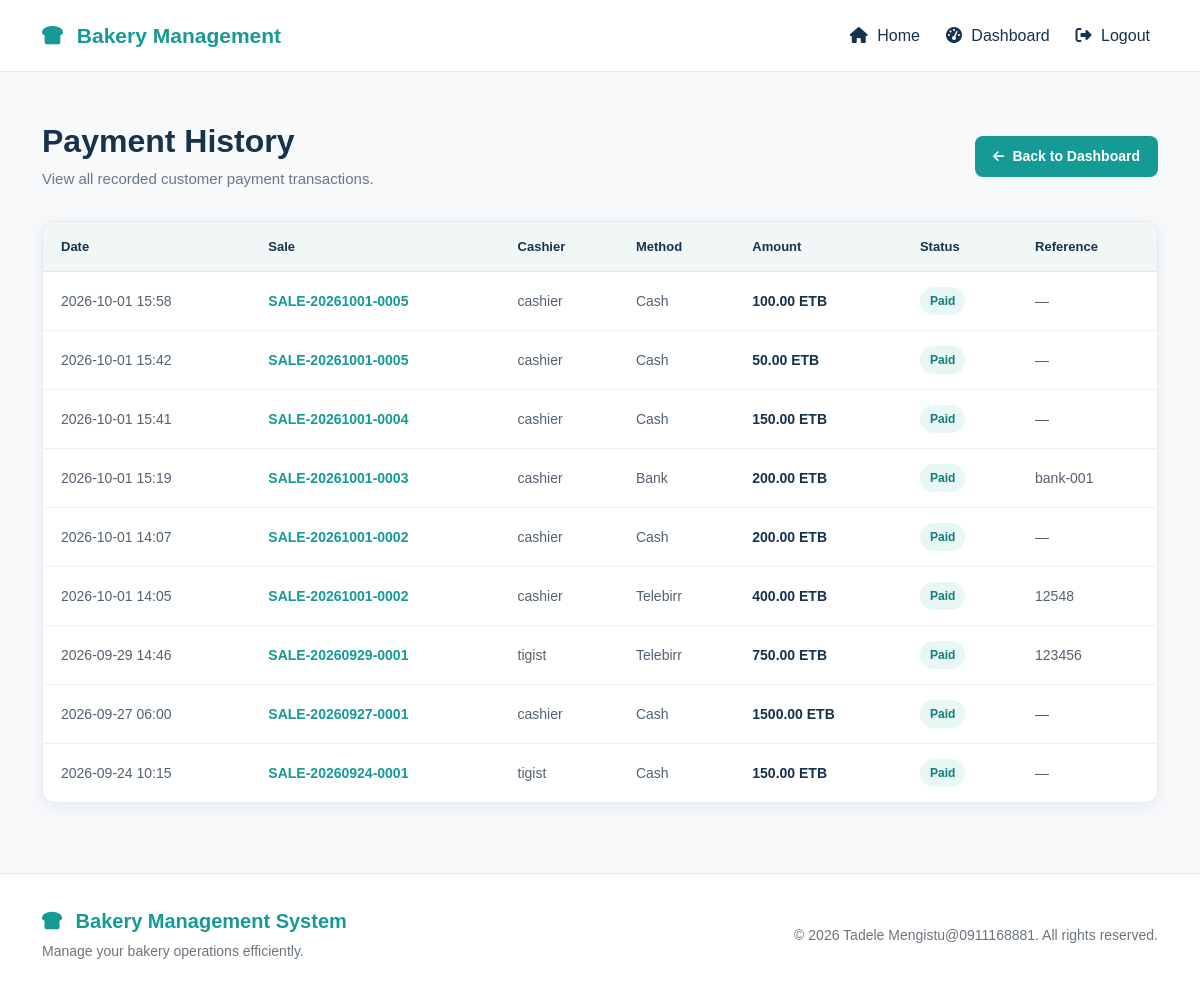
Page /payment-history/ (signed in) on the committed database.
### bekapp/models.py (models this page shows, shortened)
class Payment(models.Model):
    class Method(models.TextChoices):
        CASH = "CASH", "Cash"
        TELEBIRR = "TELEBIRR", "Telebirr"
        BANK = "BANK", "Bank"
    class Status(models.TextChoices):
        PENDING = "PENDING", "Pending"
        PAID = "PAID", "Paid"
        FAILED = "FAILED", "Failed"
        REFUNDED = "REFUNDED", "Refunded"
    sale = models.ForeignKey(
        Sale,
        on_delete=models.CASCADE,
        related_name="payments",
    )
    method = models.CharField(
        max_length=20,
        choices=Method.choices,
    )
    amount = models.DecimalField(
        max_digits=12,
        decimal_places=2,
    )
    reference_number = models.CharField(
        max_length=100,
        blank=True,
    )
    status = models.CharField(
        max_length=20,
        choices=Status.choices,
        default=Status.PENDING,
    )
    payment_date = models.DateTimeField(
        auto_now_add=True,
    )
    notes = models.TextField(blank=True)
    recorded_by = models.ForeignKey(
        User,
        on_delete=models.PROTECT,
        related_name="payments_recorded",
    )
    class Meta:
        ordering = ["-payment_date"]

class Sale(models.Model):
    class PaymentStatus(models.TextChoices):
        UNPAID = "UNPAID", "Unpaid"
        PARTIAL = "PARTIAL", "Partially Paid"
        PAID = "PAID", "Paid"
        REFUNDED = "REFUNDED", "Refunded"
    sale_number = models.CharField(
        max_length=30,
        unique=True,
    )
    sale_date = models.DateTimeField(
        auto_now_add=True,
    )
    cashier = models.ForeignKey(
        User,
        on_delete=models.PROTECT,
        related_name="sales",
    )
    payment_status = models.CharField(
        max_length=20,
        choices=PaymentStatus.choices,
        default=PaymentStatus.UNPAID,
    )
    subtotal = models.DecimalField(
        max_digits=12,
        decimal_places=2,
        default=0,
    )
    discount = models.DecimalField(
        max_digits=12,
        decimal_places=2,
        default=0,
    )
    total_amount = models.DecimalField(
        max_digits=12,
        decimal_places=2,
        default=0,
    )
    notes = models.TextField(blank=True)
    created_at = models.DateTimeField(
        auto_now_add=True,
    )
    updated_at = models.DateTimeField(
        auto_now=True,
    )
    class Meta:
        ordering = ["-sale_date"]

class User(AbstractUser):
    class Role(models.TextChoices):
        OWNER = "OWNER", "Owner"
        CASHIER = "CASHIER", "Cashier"
        PRODUCTION_MANAGER = "PRODUCTION_MANAGER", "Production Manager"
    role = models.CharField(
        max_length=30,
        choices=Role.choices,
        default=Role.CASHIER,
    )

### bekapp/views.py (the view)
def payment_history(request):
    if not request.user.is_authenticated:
        return redirect('login')
    if request.user.role not in [
        'OWNER',
        'CASHIER'
    ]:
        return redirect('dashboard')
    payments = Payment.objects.select_related(
        'sale',
        'recorded_by',
    ).order_by(
        '-payment_date'
    )
    return render(
        request,
        'bekapp/payment_history.html',
        {
            'payments': payments,
        }
    )

### bekapp/templates/bekapp/payment_history.html (shortened to what this page needs)
{% extends 'bekapp/base.html' %}
{% load static %}
{% block extra_css %}
<link
    rel="stylesheet"
    href="{% static 'bekapp/css/payment-history.css' %}"
>
{% endblock %}
{% block content %}
<section class="payment-history-page">
    <div class="container">
        <div class="payment-history-header">
            <div class="payment-header-top">
                <div>
                    <h1>Payment History</h1>
                    <p>
                        View all recorded customer payment transactions.
                    </p>
                </div>
                <a
                    href="{% url 'cashier_dashboard' %}"
                    class="payment-back-button"
                >
                    <i class="fas fa-arrow-left"></i>
                    Back to Dashboard
                </a>
            </div>
        </div>
        <div class="payment-history-card">
            {% if payments %}
                <div class="payment-history-table-wrapper">
                    <table class="payment-history-table">
                        <thead>
                            <tr>
                                <th>Date</th>
                                <th>Sale</th>
                                <th>Cashier</th>
                                <th>Method</th>
                                <th>Amount</th>
                                <th>Status</th>
                                <th>Reference</th>
                            </tr>
                        </thead>
                        <tbody>
                            {% for payment in payments %}
                                <tr>
                                    <td>
                                        {{ payment.payment_date|date:"Y-m-d H:i" }}
                                    </td>
                                    <td>
                                        <span class="payment-sale-number">
                                            {{ payment.sale.sale_number }}
                                        </span>
                                    </td>
                                    <td>
                                        {{ payment.recorded_by.username }}
                                    </td>
                                    <td>
                                        {{ payment.get_method_display }}
                                    </td>
                                    <td>
                                        <span class="payment-amount">
                                            {{ payment.amount }} ETB
                                        </span>
                                    </td>
                                    <td>
                                        <span class="payment-status {{ payment.status|lower }}">
                                            {{ payment.get_status_display }}
                                        </span>
                                    </td>
                                    <td>
                                        {% if payment.reference_number %}
                                            {{ payment.reference_number }}
                                        {% else %}
                                            —
                                        {% endif %}
                                    </td>
                                </tr>
                            {% endfor %}
                        </tbody>
                    </table>
                </div>
            {% endif %}
        </div>
    </div>
</section>
{% endblock %}

### bekapp/static/bekapp/css/style.css (style rules this page uses)
html, body { margin: 0; padding: 0; }
body { min-height: 100vh; background: #f5f7f9; color: #17324d; font-family: Arial, Helvetica, sans-serif; }

### bekapp/static/bekapp/css/payment-history.css (style rules this page uses)
.payment-history-page { padding: 50px 0 70px; background: #f7f9fb; min-height: 70vh; }
.payment-history-header { margin-bottom: 30px; }
.payment-header-top { display: flex; align-items: center; justify-content: space-between; gap: 20px; }
.payment-history-header h1 { margin: 0 0 8px; color: #17324d; font-size: 32px; font-weight: 700; }
.payment-history-header p { margin: 0; color: #6b7785; font-size: 15px; }
.payment-back-button { display: inline-flex; align-items: center; gap: 8px; padding: 10px 18px; background: #159a96; color: #ffffff; border-radius: 8px; font-size: 14px; font-weight: 600; text-decoration: none; transition: background 0.2s ease, transform 0.2s ease; }
.payment-back-button i { font-size: 13px; }
.payment-history-card { background: #ffffff; border-radius: 12px; border: 1px solid #e5e9ed; box-shadow: 0 4px 18px rgba(23, 50, 77, 0.06); overflow: hidden; }
.payment-history-table-wrapper { width: 100%; overflow-x: auto; }
.payment-history-table { width: 100%; border-collapse: collapse; min-width: 850px; }
.payment-history-table thead { background: #f1f7f7; }
.payment-history-table th { padding: 15px 18px; color: #17324d; font-size: 13px; font-weight: 700; text-align: left; white-space: nowrap; border-bottom: 1px solid #dfe7e8; }
.payment-history-table td { padding: 15px 18px; color: #536170; font-size: 14px; border-bottom: 1px solid #edf0f2; vertical-align: middle; }
.payment-history-table tbody tr { transition: background 0.2s ease; }
.payment-history-table tbody tr:last-child td { border-bottom: none; }
.payment-sale-number { color: #159a96; font-weight: 700; }
.payment-amount { color: #17324d; font-weight: 700; white-space: nowrap; }
.payment-status { display: inline-flex; align-items: center; padding: 5px 10px; border-radius: 20px; font-size: 12px; font-weight: 700; white-space: nowrap; }
.payment-status.paid { background: #e7f7f4; color: #117d7a; }

### rows in the picture
Payment: payment_date "2026-10-01 15:58", sale.sale_number "SALE-20261001-0005", recorded_by.username "cashier", method "Cash", amount "100.00", status "Paid"
Payment: payment_date "2026-10-01 15:42", sale.sale_number "SALE-20261001-0005", recorded_by.username "cashier", method "Cash", amount "50.00", status "Paid"
Payment: payment_date "2026-10-01 15:41", sale.sale_number "SALE-20261001-0004", recorded_by.username "cashier", method "Cash", amount "150.00", status "Paid"
Payment: payment_date "2026-10-01 15:19", sale.sale_number "SALE-20261001-0003", recorded_by.username "cashier", method "Bank", amount "200.00", status "Paid", reference_number "bank-001"
Payment: payment_date "2026-10-01 14:07", sale.sale_number "SALE-20261001-0002", recorded_by.username "cashier", method "Cash", amount "200.00", status "Paid"
Payment: payment_date "2026-10-01 14:05", sale.sale_number "SALE-20261001-0002", recorded_by.username "cashier", method "Telebirr", amount "400.00", status "Paid", reference_number "12548"
Payment: payment_date "2026-09-29 14:46", sale.sale_number "SALE-20260929-0001", recorded_by.username "tigist", method "Telebirr", amount "750.00", status "Paid", reference_number "123456"
Payment: payment_date "2026-09-27 06:00", sale.sale_number "SALE-20260927-0001", recorded_by.username "cashier", method "Cash", amount "1500.00", status "Paid"
Payment: payment_date "2026-09-24 10:15", sale.sale_number "SALE-20260924-0001", recorded_by.username "tigist", method "Cash", amount "150.00", status "Paid"
